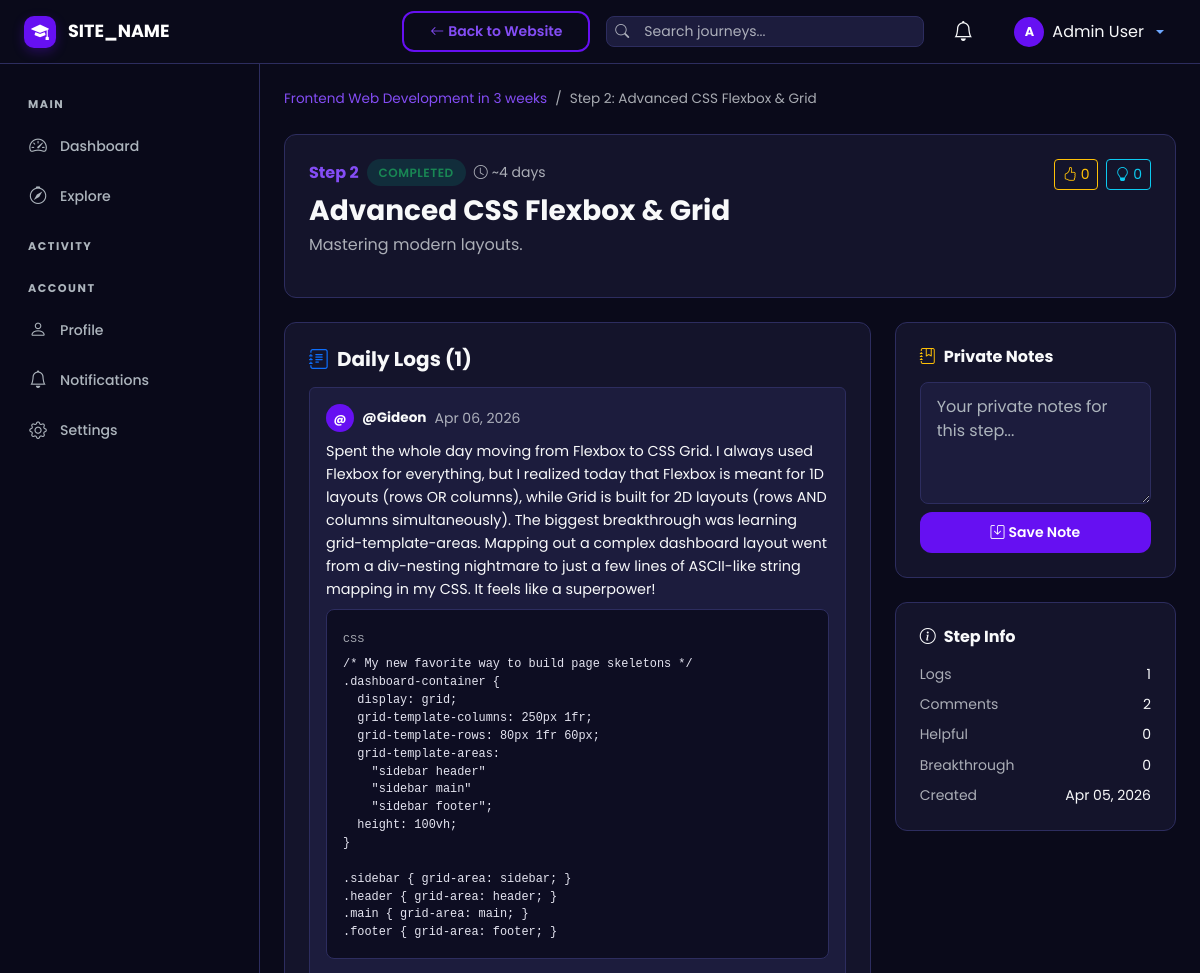
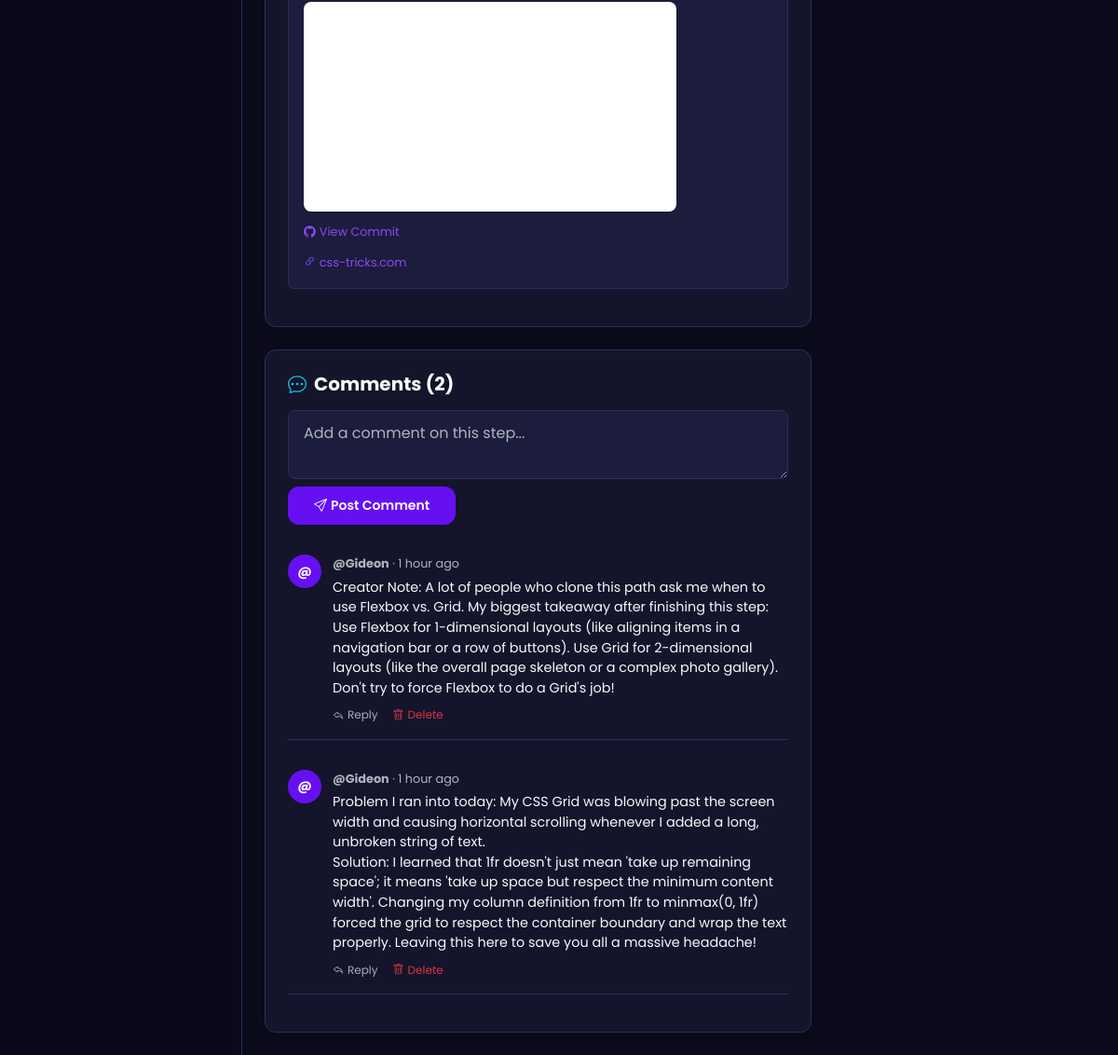
The page /journey/step.php?id=12 (signed in) on the database its author committed (2 pictures, top to bottom).
### tables this page shows
CREATE TABLE `steps` (
  `id` int UNSIGNED NOT NULL,
  `journey_id` int UNSIGNED NOT NULL,
  `step_number` int UNSIGNED NOT NULL,
  `title` varchar(255) NOT NULL,
  `description` text,
  `status` enum('pending','in_progress','completed') NOT NULL DEFAULT 'pending',
  `is_draft` tinyint(1) NOT NULL DEFAULT '0',
  `estimated_days` int UNSIGNED DEFAULT NULL,
  `created_at` datetime NOT NULL DEFAULT CURRENT_TIMESTAMP,
  `updated_at` datetime NOT NULL DEFAULT CURRENT_TIMESTAMP ON UPDATE CURRENT_TIMESTAMP
);

CREATE TABLE `journeys` (
  `id` int UNSIGNED NOT NULL,
  `user_id` int UNSIGNED NOT NULL,
  `title` varchar(255) NOT NULL,
  `slug` varchar(255) NOT NULL,
  `description` text,
  `category_id` int UNSIGNED DEFAULT NULL,
  `visibility` enum('public','private') NOT NULL DEFAULT 'public',
  `status` enum('active','completed','archived') NOT NULL DEFAULT 'active',
  `is_featured` tinyint(1) NOT NULL DEFAULT '0',
  `total_steps` int UNSIGNED NOT NULL DEFAULT '0',
  `completed_steps` int UNSIGNED NOT NULL DEFAULT '0',
  `clone_count` int UNSIGNED NOT NULL DEFAULT '0',
  `view_count` int UNSIGNED NOT NULL DEFAULT '0',
  `created_at` datetime NOT NULL DEFAULT CURRENT_TIMESTAMP,
  `updated_at` datetime NOT NULL DEFAULT CURRENT_TIMESTAMP ON UPDATE CURRENT_TIMESTAMP
);

CREATE TABLE `daily_logs` (
  `id` int UNSIGNED NOT NULL,
  `step_id` int UNSIGNED NOT NULL,
  `user_id` int UNSIGNED NOT NULL,
  `log_date` date NOT NULL,
  `content` text NOT NULL,
  `code_snippet` text,
  `code_language` varchar(50) DEFAULT NULL,
  `youtube_url` varchar(500) DEFAULT NULL,
  `external_links` json DEFAULT NULL,
  `github_commit_url` varchar(500) DEFAULT NULL,
  `wakatime_minutes` int UNSIGNED DEFAULT NULL,
  `created_at` datetime NOT NULL DEFAULT CURRENT_TIMESTAMP,
  `updated_at` datetime NOT NULL DEFAULT CURRENT_TIMESTAMP ON UPDATE CURRENT_TIMESTAMP
);

CREATE TABLE `users` (
  `id` int UNSIGNED NOT NULL,
  `username` varchar(50) NOT NULL,
  `email` varchar(255) NOT NULL,
  `password_hash` varchar(255) NOT NULL,
  `full_name` varchar(100) NOT NULL,
  `avatar` varchar(255) DEFAULT 'default-avatar.png',
  `bio` text,
  `role` enum('user','admin') NOT NULL DEFAULT 'user',
  `is_active` tinyint(1) NOT NULL DEFAULT '1',
  `current_streak` int UNSIGNED NOT NULL DEFAULT '0',
  `longest_streak` int UNSIGNED NOT NULL DEFAULT '0',
  `last_activity_date` date DEFAULT NULL,
  `created_at` datetime NOT NULL DEFAULT CURRENT_TIMESTAMP,
  `updated_at` datetime NOT NULL DEFAULT CURRENT_TIMESTAMP ON UPDATE CURRENT_TIMESTAMP
);

CREATE TABLE `step_comments` (
  `id` int UNSIGNED NOT NULL,
  `step_id` int UNSIGNED NOT NULL,
  `user_id` int UNSIGNED NOT NULL,
  `parent_id` int UNSIGNED DEFAULT NULL,
  `content` text NOT NULL,
  `is_deleted` tinyint(1) NOT NULL DEFAULT '0',
  `created_at` datetime NOT NULL DEFAULT CURRENT_TIMESTAMP,
  `updated_at` datetime NOT NULL DEFAULT CURRENT_TIMESTAMP ON UPDATE CURRENT_TIMESTAMP
);

### includes/helpers.php (called while the page is built, shortened)
<?php
function generateCSRFToken(): string {
    return $_SESSION['csrf_token'];
}
function sanitize(?string $input): string {
    return htmlspecialchars(trim($input), ENT_QUOTES, 'UTF-8');
}
function formatDate(string $date, string $format = 'M d, Y'): string {
    return date($format, strtotime($date));
}
function timeAgo(string $datetime): string {
    $now  = new DateTime();
    $past = new DateTime($datetime);
    $diff = $now->diff($past);
    if ($diff->h > 0) return $diff->h . ' hour' . ($diff->h > 1 ? 's' : '') . ' ago';
    return 'just now';
}

### includes/session.php (called while the page is built, shortened)
<?php
function isLoggedIn(): bool {
    return isset($_SESSION['user_id']);
}
function isAdmin(): bool {
    return isset($_SESSION['user_role']) && $_SESSION['user_role'] === 'admin';
}
function getCurrentUserId(): ?int {
    return $_SESSION['user_id'] ?? null;
}

### journey/step.php (the view, shortened to what this page needs)
<?php
require_once __DIR__ . '/../includes/session.php';
require_once __DIR__ . '/../includes/helpers.php';
$db = getDB();
$stepId = (int)$_GET['id'];
$stmt = $db->prepare("SELECT s.*, j.id AS journey_id, j.title AS journey_title, j.user_id AS journey_owner_id, j.visibility, u.username AS author
    FROM steps s
    JOIN journeys j ON s.journey_id = j.id
    JOIN users u ON j.user_id = u.id
    WHERE s.id = ?");
$stmt->execute([$stepId]);
$step = $stmt->fetch();
$isOwner = isLoggedIn() && getCurrentUserId() === (int)$step['journey_owner_id'];
$logsStmt = $db->prepare("SELECT dl.*, u.username, u.avatar FROM daily_logs dl JOIN users u ON dl.user_id = u.id WHERE dl.step_id = ? ORDER BY dl.log_date DESC");
$logsStmt->execute([$stepId]);
$logs = $logsStmt->fetchAll();
$commentsStmt = $db->prepare("SELECT sc.*, u.username, u.avatar FROM step_comments sc JOIN users u ON sc.user_id = u.id WHERE sc.step_id = ? AND sc.is_deleted = 0 ORDER BY sc.created_at ASC");
$commentsStmt->execute([$stepId]);
$allComments = $commentsStmt->fetchAll();
$comments = [];
$replies = [];
foreach ($allComments as $c) {
    if (!$c['parent_id']) {
        $comments[$c['id']] = $c;
        $comments[$c['id']]['replies'] = [];
    } else {
        $replies[] = $c;
    }
}
$ahaStmt = $db->prepare("SELECT COUNT(*) AS total,
    SUM(CASE WHEN vote_type='helpful' THEN 1 ELSE 0 END) AS helpful,
    SUM(CASE WHEN vote_type='breakthrough' THEN 1 ELSE 0 END) AS breakthrough
    FROM aha_votes WHERE step_id = ?");
$ahaStmt->execute([$stepId]);
$ahaVotes = $ahaStmt->fetch();
$userVoteType = null;
$privateNote = null;
if (isLoggedIn() && !$isOwner) {
    $noteStmt = $db->prepare("SELECT * FROM private_notes WHERE step_id = ? AND user_id = ?");
    $noteStmt->execute([$stepId, getCurrentUserId()]);
    $privateNote = $noteStmt->fetch();
}
require_once __DIR__ . '/../includes/dashboard_header.php';
?>
<nav aria-label="breadcrumb" class="mb-4">
    <ol class="breadcrumb" style="font-size:0.85rem;">
        <li class="breadcrumb-item"><a href="<?= SITE_URL ?>/journey/view.php?id=<?= $step['journey_id'] ?>"><?= sanitize($step['journey_title']) ?></a></li>
        <li class="breadcrumb-item active">Step <?= $step['step_number'] ?>: <?= sanitize($step['title']) ?></li>
    </ol>
</nav>
<div class="st-card mb-4">
    <div class="d-flex align-items-start justify-content-between">
        <div>
            <div class="d-flex align-items-center gap-2 mb-2">
                <span class="fw-bold" style="color:var(--st-primary-light);">Step <?= $step['step_number'] ?></span>
                <?php $sb = ['pending'=>'st-badge-warning','in_progress'=>'st-badge-info','completed'=>'st-badge-success']; ?>
                <span class="st-badge <?= $sb[$step['status']] ?>"><?= ucfirst(str_replace('_',' ',$step['status'])) ?></span>
                <?php if ($step['estimated_days']): ?>
                    <small class="text-muted"><i class="bi bi-clock me-1"></i>~<?= $step['estimated_days'] ?> days</small>
                <?php endif; ?>
            </div>
            <h3 class="fw-bold mb-1"><?= sanitize($step['title']) ?></h3>
            <?php if ($step['description']): ?>
                <p class="text-muted"><?= nl2br(sanitize($step['description'])) ?></p>
            <?php endif; ?>
        </div>
        <div class="text-center">
            <?php if (isLoggedIn() && !$isOwner): ?>
            <div class="d-flex gap-2">
                <form method="POST" action="<?= SITE_URL ?>/api/votes.php" class="d-inline">
                    <button type="submit" class="btn btn-sm <?= $userVoteType === 'helpful' ? 'btn-warning' : 'btn-outline-warning' ?>" title="Mark as Helpful">
                        <i class="bi bi-hand-thumbs-up"></i> <?= $ahaVotes['helpful'] ?? 0 ?>
                    </button>
                </form>
                <form method="POST" action="<?= SITE_URL ?>/api/votes.php" class="d-inline">
                    <button type="submit" class="btn btn-sm <?= $userVoteType === 'breakthrough' ? 'btn-info' : 'btn-outline-info' ?>" title="Breakthrough Resource">
                        <i class="bi bi-lightbulb"></i> <?= $ahaVotes['breakthrough'] ?? 0 ?>
                    </button>
                </form>
            </div>
            <?php endif; ?>
        </div>
    </div>
</div>
<div class="row g-4">
    <div class="col-lg-8">
        <div class="st-card mb-4">
            <h5 class="fw-bold mb-3"><i class="bi bi-journal-text me-2 text-primary"></i>Daily Logs (<?= count($logs) ?>)</h5>
            <?php if (empty($logs)): ?>
                <div class="st-empty-state py-3">
                    <i class="bi bi-journal d-block"></i>
                    <p class="text-muted">No logs recorded for this step yet.</p>
                </div>
            <?php else: ?>
                <?php foreach ($logs as $log): ?>
                <div class="p-3 mb-3 rounded" style="background:var(--st-dark-surface);border:1px solid var(--st-dark-border);">
                    <div class="d-flex align-items-center justify-content-between mb-2">
                        <div class="d-flex align-items-center gap-2">
                            <div class="st-avatar-initial" style="width:28px;height:28px;font-size:0.75rem;">
                                <?= substr(sanitize(!empty($log['full_name']) ? $log['full_name'] : $log['username']), 0, 1) ?>
                            </div>
                            <strong style="font-size:0.85rem;"><?= sanitize($log['username']) ?></strong>
                            <small class="text-muted"><?= formatDate($log['log_date']) ?></small>
                        </div>
                    </div>
                    <p class="mb-2" style="font-size:0.9rem;line-height:1.6;"><?= nl2br(sanitize($log['content'])) ?></p>
                    <?php if ($log['code_snippet']): ?>
                        <div class="st-code-block mb-3 position-relative group">
                            <div class="d-flex justify-content-between align-items-center mb-1">
                                <small class="text-muted" style="font-size:0.7rem;text-transform:uppercase;letter-spacing:0.5px;"><?= sanitize($log['code_language'] ?? 'code') ?></small>
                            </div>
                            <pre class="mb-0"><code><?= sanitize($log['code_snippet']) ?></code></pre>
                        </div>
                    <?php endif; ?>
                    <?php if ($log['youtube_url']): ?>
                        <?php
                        $ytUrl = $log['youtube_url'];
                        $ytId = '';
                        if (preg_match('%(?:youtube(?:-nocookie)?\.com/(?:[^/]+/.+/|(?:v|e(?:mbed)?)/|.*[?&]v=)|youtu\.be/)([^"&?/ ]{11})%i', $ytUrl, $match)) {
                            $ytId = $match[1];
                        }
                        if ($ytId):
                        ?>
                        <div class="ratio ratio-16x9 mb-2" style="max-width:400px;border-radius:var(--st-radius-sm);overflow:hidden;">
                            <iframe src="https://www.youtube.com/embed/<?= sanitize($ytId) ?>" allowfullscreen></iframe>
                        </div>
                        <?php else: ?>
                        <a href="<?= sanitize($ytUrl) ?>" target="_blank" class="d-inline-block mb-1 text-danger" style="font-size:0.8rem;"><i class="bi bi-youtube me-1"></i>View YouTube Resource</a><br>
                        <?php endif; ?>
                    <?php endif; ?>
                    <?php if ($log['github_commit_url']): ?>
                        <a href="<?= sanitize($log['github_commit_url']) ?>" target="_blank" class="d-inline-block mb-1" style="font-size:0.8rem;"><i class="bi bi-github me-1"></i>View Commit</a><br>
                    <?php endif; ?>
                    <?php
                    $links = json_decode($log['external_links'] ?? '[]', true);
                    if (!empty($links)):
                    ?>
                        <div class="mt-1">
                            <?php foreach ($links as $link): ?>
                                <a href="<?= sanitize($link) ?>" target="_blank" class="me-2" style="font-size:0.8rem;"><i class="bi bi-link-45deg me-1"></i><?= sanitize(parse_url($link, PHP_URL_HOST) ?: $link) ?></a>
                            <?php endforeach; ?>
                        </div>
                    <?php endif; ?>
                </div>
                <?php endforeach; ?>
            <?php endif; ?>
        </div>
        <div class="st-card">
            <h5 class="fw-bold mb-3"><i class="bi bi-chat-dots me-2 text-info"></i>Comments (<?= count($comments) ?>)</h5>
            <?php if (isLoggedIn()): ?>
            <form method="POST" action="<?= SITE_URL ?>/api/comments.php" class="mb-3">
                <textarea name="content" class="form-control st-form-control mb-2" rows="2" placeholder="Add a comment on this step..." required></textarea>
                <button type="submit" class="btn btn-st-primary btn-sm"><i class="bi bi-send me-1"></i>Post Comment</button>
            </form>
            <?php endif; ?>
            <?php if (empty($comments)): ?>
                <p class="text-muted" style="font-size:0.85rem;">No comments yet. Be the first to share your thoughts!</p>
            <?php else: ?>
                <?php foreach ($comments as $comment): ?>
                <div class="st-comment mb-3" id="comment-<?= $comment['id'] ?>">
                    <div class="st-avatar-initial" style="width:36px;height:36px;font-size:0.9rem;">
                        <?= substr(sanitize(!empty($comment['full_name']) ? $comment['full_name'] : $comment['username']), 0, 1) ?>
                    </div>
                    <div class="flex-grow-1">
                        <div class="st-comment-meta">
                            <strong><?= sanitize($comment['username']) ?></strong> · <?= timeAgo($comment['created_at']) ?>
                        </div>
                        <div class="st-comment-body mb-2"><?= nl2br(sanitize($comment['content'])) ?></div>
                        <div class="d-flex align-items-center gap-3">
                            <?php if (isLoggedIn()): ?>
                                <a href="#" class="text-muted st-reply-toggle" data-id="<?= $comment['id'] ?>" style="font-size:0.75rem;"><i class="bi bi-reply me-1"></i>Reply</a>
                                <?php if ((int)$comment['user_id'] === getCurrentUserId() || $isOwner || isAdmin()): ?>
                                    <a href="<?= SITE_URL ?>/api/comments.php?action=delete&id=<?= $comment['id'] ?>&token=<?= generateCSRFToken() ?>" class="text-danger" style="font-size:0.75rem;" onclick="return confirmDelete('Delete this comment?')"><i class="bi bi-trash me-1"></i>Delete</a>
                                <?php endif; ?>
                            <?php endif; ?>
                        </div>
                    </div>
                </div>
                <?php endforeach; ?>
            <?php endif; ?>
        </div>
    </div>
    <div class="col-lg-4">
        <?php if (isLoggedIn() && !$isOwner): ?>
        <div class="st-card mb-4">
            <h6 class="fw-bold mb-3"><i class="bi bi-journal-bookmark me-2 text-warning"></i>Private Notes</h6>
            <form method="POST" action="<?= SITE_URL ?>/api/notes.php">
                <textarea name="note_content" class="form-control st-form-control mb-2" rows="4" placeholder="Your private notes for this step..."><?= $privateNote ? sanitize($privateNote['note_content']) : '' ?></textarea>
                <button type="submit" class="btn btn-st-primary btn-sm w-100"><i class="bi bi-save me-1"></i>Save Note</button>
            </form>
        </div>
        <?php endif; ?>
        <div class="st-card">
            <h6 class="fw-bold mb-3"><i class="bi bi-info-circle me-2"></i>Step Info</h6>
            <div class="mb-2 d-flex justify-content-between"><small class="text-muted">Logs</small><small><?= count($logs) ?></small></div>
            <div class="mb-2 d-flex justify-content-between"><small class="text-muted">Comments</small><small><?= count($comments) ?></small></div>
            <div class="mb-2 d-flex justify-content-between"><small class="text-muted">Helpful</small><small><?= $ahaVotes['helpful'] ?? 0 ?></small></div>
            <div class="mb-2 d-flex justify-content-between"><small class="text-muted">Breakthrough</small><small><?= $ahaVotes['breakthrough'] ?? 0 ?></small></div>
            <div class="d-flex justify-content-between"><small class="text-muted">Created</small><small><?= formatDate($step['created_at']) ?></small></div>
        </div>
    </div>
</div>
<?php require_once __DIR__ . '/../includes/dashboard_footer.php'; ?>

### rows shown on the page
steps: journey.title "Frontend Web Development in 3 weeks", step_number "2", title "Advanced CSS Flexbox & Grid", status "COMPLETED", estimated_days "4", description "Mastering modern layouts.", created_at "Apr 05, 2026"
daily_logs: user.username "@", user.username "@Gideon", log_date "Apr 06, 2026", content "Spent the whole day moving from Flexbox to CSS Grid. I always used Flexbox for everything, but I realized today that Flexbox is meant for 1D layouts (rows OR columns), while Grid is built for 2D layouts (rows AND columns simultaneously). The biggest breakthrough was learning grid-template-areas. Mapping out a complex dashboard layout went from a div-nesting nightmare to just a few lines of ASCII-like string mapping in my CSS. It feels like a superpower!", code_language "CSS", code_snippet "/* My new favorite way to build page skeletons */ .dashboard-container { display: grid; grid-template-columns: 250px 1fr; grid-template-rows: 80px 1fr 60px; grid-template-areas: \"sidebar header\" \"sidebar main\" \"sidebar footer\"; height: 100vh; } .sidebar { grid-area: sidebar; } .header { grid-area: header; } .main { grid-area: main; } .footer { grid-area: footer; }", external_links "css-tricks.com"
step_comments: user.username "@", user.username "@Gideon", created_at "1 hour ago", content "Creator Note: A lot of people who clone this path ask me when to use Flexbox vs. Grid. My biggest takeaway after finishing this step: Use Flexbox for 1-dimensional layouts (like aligning items in a navigation bar or a row of buttons). Use Grid for 2-dimensional layouts (like the overall page skeleton or a complex photo gallery). Don't try to force Flexbox to do a Grid's job!"
step_comments: user.username "@", user.username "@Gideon", created_at "1 hour ago", content "Problem I ran into today: My CSS Grid was blowing past the screen width and causing horizontal scrolling whenever I added a long, unbroken string of text. Solution: I learned that 1fr doesn't just mean 'take up remaining space'; it means 'take up space but respect the minimum content width'. Changing my column definition from 1fr to minmax(0, 1fr) forced the grid to respect the container boundary and wrap the text properly. Leaving this here to save you all a massive headache!"

### other values the page prints
SITE_NAME "SITE_NAME"
$currentUser['full_name'] "Admin User"
$ahaVotes['helpful'] "0"
$ahaVotes['breakthrough'] "0"
count($logs) "1"
count($comments) "2"
